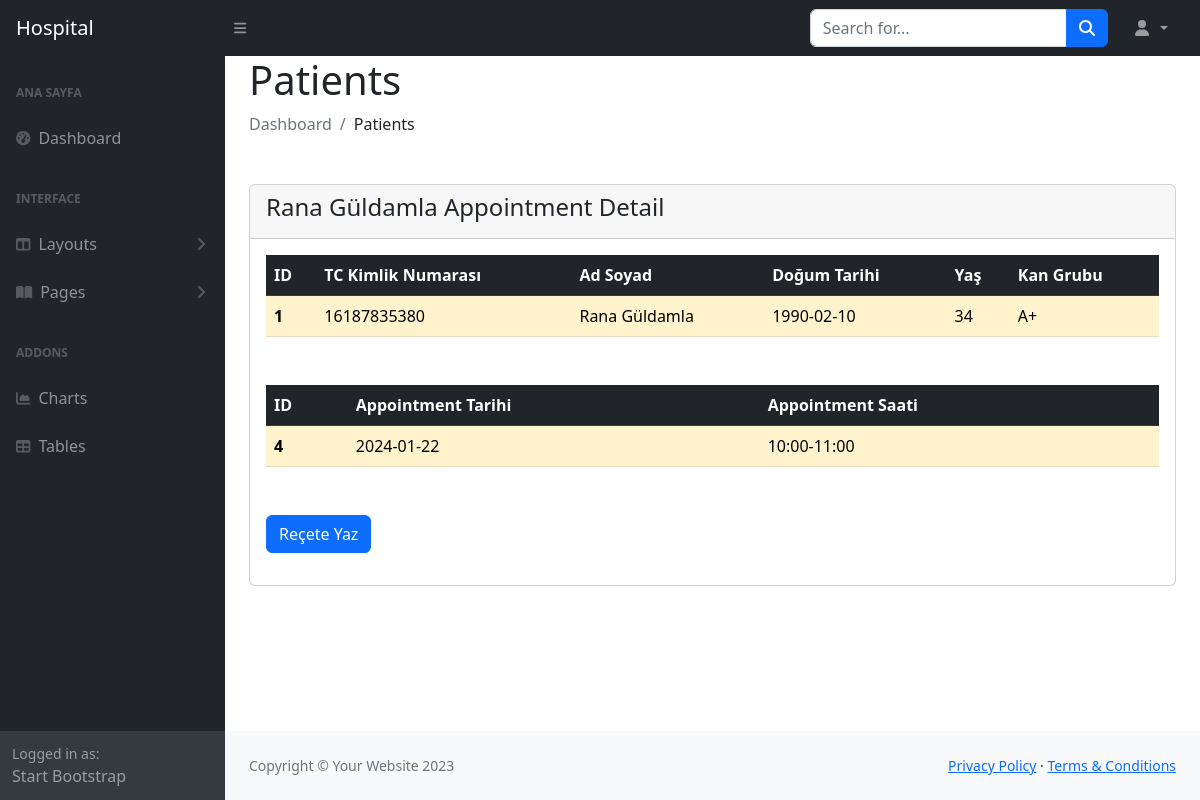
The app's page /Hospital_Managament_System/admin/add_recete.php?app_id=4 with its own data.
### tables this page shows
CREATE TABLE `appointment` (
  `app_id` int(10) NOT NULL,
  `app_tarih` date NOT NULL,
  `app_saat` varchar(200) NOT NULL,
  `doctor_id` int(10) NOT NULL,
  `department_id` int(10) NOT NULL,
  `patient_id` int(10) NOT NULL,
  `status` int(2) NOT NULL
);

CREATE TABLE `patient` (
  `patient_id` int(11) NOT NULL,
  `TC` varchar(11) NOT NULL,
  `fname` varchar(200) NOT NULL,
  `lname` varchar(200) NOT NULL,
  `email` varchar(200) NOT NULL,
  `password` varchar(200) NOT NULL,
  `address` longtext NOT NULL,
  `phone` varchar(15) NOT NULL,
  `gender` varchar(10) NOT NULL,
  `birth_date` date NOT NULL,
  `age` int(11) DEFAULT NULL,
  `blood_group` varchar(10) NOT NULL,
  `status` tinyint(1) NOT NULL
);

CREATE TABLE `blood_bank` (
  `blood_group_id` int(11) NOT NULL,
  `blood_group` longtext NOT NULL
);

CREATE TABLE `saatler` (
  `saat_id` int(10) NOT NULL,
  `saat` varchar(200) NOT NULL
);

### Hospital_Managament_System/admin/add_recete.php (the view, shortened to what this page needs)
<?php
include("config/dbcon.php");
include("includes/header.php"); ?>
<div class="container-fluid px-4">
    <div class="row">
        <div class="col-md-5">
            <h1>Patients</h1>
            <ol class="breadcrumb mb-4">
                <li class="breadcrumb-item active">Dashboard</li>
                <li class="breadcrumb-item">Patients</li>
            </ol>
        </div>
    </div>
    <div class="row mt-4">
        <div class="col-md-12">
            <div class="card">
                <div class="card-header">
                    <?php
                    if (isset($_GET['app_id'])) {
                        $app_id = $_GET['app_id'];
                        $query = "SELECT * FROM appointment a, patient p
                        where a.app_id='$app_id'
                        and a.patient_id=p.patient_id";
                        $query_run = mysqli_query($con, $query);
                        if (mysqli_num_rows($query_run) > 0) {
                            foreach ($query_run as $user) { ?>
                           <h4><?= $user['fname'].' '.$user['lname']; ?> Appointment Detail</h4>
                        <?php
                        }}
                    }
                    ?>
                </div>
                <div class="card-body">
                    <div class="col-md-12">
                    <table class="table">
                        <thead>
                            <tr>
                            <th scope="col" data-field="patient_id" data-filter-control="input" data-sortable="true" class = "table-dark">ID</th>
                            <th scope="col" data-field="TC" data-filter-control="input" data-sortable="true" class = "table-dark">TC Kimlik Numarası</th>
                            <th scope="col" data-field="name" data-filter-control="input" data-sortable="true" class = "table-dark">Ad Soyad</th>
                            <th scope="col" data-field="birth_date" data-filter-control="input" data-sortable="true" class = "table-dark">Doğum Tarihi</th>
                            <th scope="col" data-field="age" data-filter-control="input" data-sortable="true" class = "table-dark">Yaş</th>
                            <th scope="col" data-field="blood_group" data-filter-control="input" data-sortable="true" class = "table-dark">Kan Grubu</th>
                            </tr>
                        </thead>
                        <tbody>
                            <tr class="table-warning">
                            <th scope="row" name='patient_id' value='<?= $user['patient_id']?>'><?= $user['patient_id']?></th>
                                <td><?= $user['TC']?></td>
                                <td><?= $user['fname'].' '.$user['lname']; ?></td>
                                <td><?= $user['birth_date']?></td>
                                <td><?= $user['age']?></td>
                                <?php
                                    $query1 = "SELECT * FROM blood_bank ORDER BY blood_group_id" ;
                                    $query_run1 = mysqli_query($con, $query1);
                                    if (mysqli_num_rows($query_run1) > 0) {
                                        foreach ($query_run1 as $row1) {
                                            if($user['blood_group'] == $row1['blood_group_id']){?>
                                                 <td><?= $row1['blood_group']?></td>
                                            <?php }?>
                                                <?php
                                    } }?>
                            </tr>
                        </tbody>
                    </table>
                    </div>
                    <div class="col-md-12 mt-5">
                    <table class="table">
                        <thead>
                            <tr>
                            <th scope="col" data-field="app_id" data-filter-control="input" data-sortable="true" class = "table-dark">ID</th>
                            <th scope="col" data-field="app_tarih" data-filter-control="input" data-sortable="true" class = "table-dark">Appointment Tarihi</th>
                            <th scope="col" data-field="app_saat" data-filter-control="input" data-sortable="true" class = "table-dark">Appointment Saati</th>
                            </tr>
                        </thead>
                        <tbody>
                            <tr class="table-warning">
                                <th scope="row"><?= $user['app_id']?></th>
                                <td><?= $user['app_tarih']?></td>
                                <?php $query1 = "SELECT * FROM saatler ORDER BY saat_id" ;
                                          $query_run1 = mysqli_query($con, $query1);
                                          if (mysqli_num_rows($query_run1) > 0) {
                                            foreach ($query_run1 as $row1) {
                                                if($user['app_saat'] == $row1['saat_id']){?>
                                                <td><?= $row1['saat']?></td>
                                            <?php }?>
                                                <?php
                                                }
                                            } ?>
                            </tr>
                            </tbody>
                    </table>
                    </div>
                    <div class="col-md-12 mt-5">
                    <p class="d-inline-flex gap-1">
                        <button class="btn btn-primary" type="button" data-bs-toggle="collapse" data-bs-target="#collapseExample" aria-expanded="false" aria-controls="collapseExample">
                            Reçete Yaz
                        </button>
                        </p>
                        </div>
                </div>
            </div>
        </div>
    </div>
</div>
<?php
include("includes/footer.php");
include("includes/scripts.php");
?>

### records on screen
appointment: patient.fname "Rana", patient.lname "Güldamla", patient.patient_id "1", patient.TC "16187835380", patient.birth_date "1990-02-10", patient.age "34", app_id "4", app_tarih "2024-01-22"
blood_bank: blood_group "A+"
saatler: saat "10:00-11:00"
